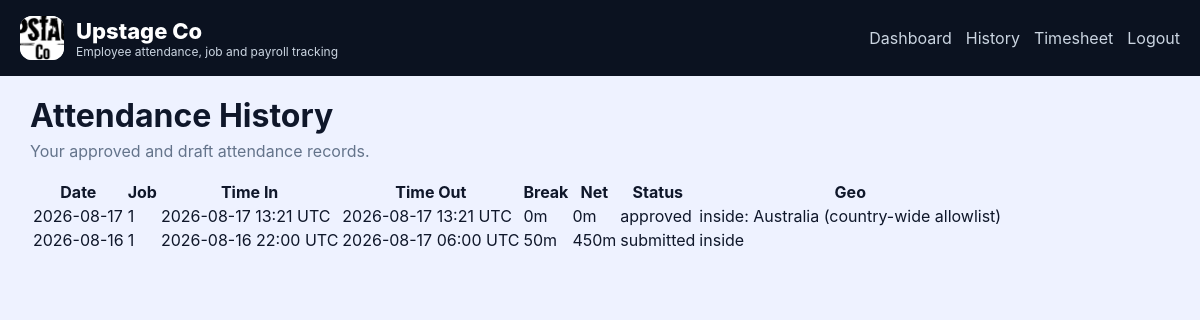
Screenshot of /employee/history (signed in) with the database file from the repository.
### app.py (models this page shows)
class CompanySettings(db.Model):
    id = db.Column(db.Integer, primary_key=True)
    company_name = db.Column(db.String(120), default="Upstage Co")
    logo_path = db.Column(db.String(255), default="branding/upstage-company-logo.jpg")
    primary_color = db.Column(db.String(20), default="#111111")
    secondary_color = db.Column(db.String(20), default="#444444")
    timezone = db.Column(db.String(50), default="Australia/Melbourne")
    work_week = db.Column(db.String(50), default="Mon-Fri")
    standard_daily_hours = db.Column(db.Float, default=8.0)
    required_photo = db.Column(db.Boolean, default=True)
    required_gps = db.Column(db.Boolean, default=True)
    geofence_enabled = db.Column(db.Boolean, default=True)
    strict_geofence = db.Column(db.Boolean, default=False)
    geofence_name = db.Column(db.String(120), default="Upstage Workshop")
    geofence_lat = db.Column(db.Float, default=-37.8136)
    geofence_lng = db.Column(db.Float, default=144.9631)
    geofence_radius_m = db.Column(db.Float, default=200.0)
    late_threshold_minutes = db.Column(db.Integer, default=10)
    overtime_threshold_hours = db.Column(db.Float, default=8.0)
    paid_break_minutes = db.Column(db.Integer, default=20)
    unpaid_break_minutes = db.Column(db.Integer, default=30)
    allow_gallery_upload = db.Column(db.Boolean, default=False)
    retention_days = db.Column(db.Integer, default=365)
    enable_break_photo = db.Column(db.Boolean, default=False)

class Attendance(db.Model):
    id = db.Column(db.Integer, primary_key=True)
    attendance_uuid = db.Column(db.String(36), default=lambda: str(uuid.uuid4()), unique=True)
    user_id = db.Column(db.Integer, db.ForeignKey("user.id"), nullable=False)
    job_id = db.Column(db.Integer, db.ForeignKey("job.id"), nullable=False)
    status = db.Column(db.String(50), default="working")
    date = db.Column(db.Date, default=lambda: datetime.now(timezone.utc).date())
    time_in_at = db.Column(db.DateTime, nullable=False)
    time_out_at = db.Column(db.DateTime, nullable=True)
    time_in_device_at = db.Column(db.DateTime, nullable=True)
    time_out_device_at = db.Column(db.DateTime, nullable=True)
    offline_time_in = db.Column(db.Boolean, default=False)
    offline_time_out = db.Column(db.Boolean, default=False)
    time_in_photo = db.Column(db.String(255), nullable=True)
    time_out_photo = db.Column(db.String(255), nullable=True)
    time_in_lat = db.Column(db.Float, nullable=True)
    time_in_lng = db.Column(db.Float, nullable=True)
    time_out_lat = db.Column(db.Float, nullable=True)
    time_out_lng = db.Column(db.Float, nullable=True)
    time_in_address = db.Column(db.String(255), nullable=True)
    time_out_address = db.Column(db.String(255), nullable=True)
    time_in_device = db.Column(db.String(255), nullable=True)
    time_out_device = db.Column(db.String(255), nullable=True)
    work_summary = db.Column(db.Text, default="")
    notes = db.Column(db.Text, default="")
    final_job_photo = db.Column(db.String(255), nullable=True)
    total_break_minutes = db.Column(db.Integer, default=0)
    paid_break_minutes = db.Column(db.Integer, default=0)
    unpaid_break_minutes = db.Column(db.Integer, default=0)
    net_minutes = db.Column(db.Integer, default=0)
    approval_status = db.Column(db.String(50), default="draft")
    approver_id = db.Column(db.Integer, db.ForeignKey("user.id"), nullable=True)
    approval_note = db.Column(db.Text, default="")
    approved_at = db.Column(db.DateTime, nullable=True)
    geofence_status = db.Column(db.String(30), default="unknown")
    last_synced_at = db.Column(db.DateTime, default=lambda: datetime.now(timezone.utc))
    edited_after_approval = db.Column(db.Boolean, default=False)

### app.py (the view)
@app.route("/employee/history")
@login_required(role="employee")
def employee_history_page():
    user = current_user()
    rows = Attendance.query.filter_by(user_id=user.id).order_by(Attendance.time_in_at.desc()).all()
    return render_template("employee_history.html", rows=rows, serialize=attendance_to_dict)

### app.py (called while the page is built)
def ensure_utc_naive(value):
    if value is None:
        return None
    if value.tzinfo is not None:
        return value.astimezone(timezone.utc).replace(tzinfo=None)
    return value

def dtfmt(value):
    if not value:
        return "-"
    value = ensure_utc_naive(value)
    return value.strftime("%Y-%m-%d %H:%M UTC")

@app.context_processor
def inject_helpers():
    settings = CompanySettings.query.first()
    return {"current_user": current_user, "company_settings": settings}

def current_user():
    uid = session.get("user_id")
    if not uid:
        return None
    return User.query.get(uid)

def login_required(role=None):
    def deco(fn):
        @wraps(fn)
        def wrapped(*args, **kwargs):
            user = current_user()
            if not user:
                return redirect(url_for("login"))
            if role and user.role != role:
                return redirect(url_for("index"))
            return fn(*args, **kwargs)
        return wrapped
    return deco

### templates/employee_history.html
{% extends 'base.html' %}
{% block content %}
<div class="page-title"><h1>Attendance History</h1><p>Your approved and draft attendance records.</p></div>
<div class="table-wrap">
<table>
  <thead><tr><th>Date</th><th>Job</th><th>Time In</th><th>Time Out</th><th>Break</th><th>Net</th><th>Status</th><th>Geo</th></tr></thead>
  <tbody>
    {% for row in rows %}
    <tr>
      <td>{{ row.date }}</td><td>{{ row.job_id }}</td><td>{{ row.time_in_at|dtfmt }}</td><td>{{ row.time_out_at|dtfmt }}</td><td>{{ row.total_break_minutes }}m</td><td>{{ row.net_minutes }}m</td><td>{{ row.approval_status }}</td><td>{{ row.geofence_status }}</td>
    </tr>
    {% endfor %}
  </tbody>
</table>
</div>
{% endblock %}

### templates/base.html (shortened to what this page needs)
<!doctype html>
<html lang="en">
<head>
  <link rel="stylesheet" href="{{ url_for('static', filename='css/styles.css') }}">
</head>
<body>
  <header class="topbar">
    <div>
      <div class="brand-row">
        <img class="brand-logo" src="{{ url_for('static', filename=(company_settings.logo_path if company_settings and company_settings.logo_path else 'branding/upstage-logo.png')) }}" alt="Company logo">
        <div>
          <div class="brand">{{ company_settings.company_name if company_settings else 'Upstage Time' }}</div>
          <div class="subtitle">Employee attendance, job and payroll tracking</div>
        </div>
      </div>
    </div>
    <nav class="navlinks">
      {% if session.get('user_id') %}
        {% if current_user().role == 'employee' %}
          <a href="{{ url_for('employee_dashboard') }}">Dashboard</a>
          <a href="{{ url_for('employee_history_page') }}">History</a>
          <a href="{{ url_for('employee_timesheet_page') }}">Timesheet</a>
        {% endif %}
        <a href="{{ url_for('logout') }}">Logout</a>
      {% endif %}
    </nav>
  </header>
  <main class="container">
    {% block content %}{% endblock %}
  </main>
</body>
</html>

### static/css/styles.css (style rules this page uses)
:root { --bg:#0b1220; --card:#ffffff; --muted:#64748b; --text:#0f172a; --line:#e2e8f0; --primary:#2563eb; --secondary:#0ea5a4; --danger:#dc2626; --surface:#f8fafc; }
* { box-sizing:border-box }
body { margin:0;font-family:Inter,Arial,sans-serif;background:#eef2ff;color:var(--text) }
a { color:var(--primary);text-decoration:none }
h1,h2,h3,p { margin:0 }
img { max-width:100%;display:block }
.topbar { background:var(--bg);color:#fff;padding:16px 20px;display:flex;justify-content:space-between;gap:20px;align-items:center;position:sticky;top:0;z-index:10 }
.brand-row { display:flex;align-items:center;gap:12px }
.brand-logo { width:44px;height:44px;border-radius:12px;object-fit:cover;background:#fff }
.brand { font-size:22px;font-weight:800 }
.subtitle { font-size:12px;color:#cbd5e1 }
.navlinks { display:flex;gap:14px;flex-wrap:wrap }
.navlinks a { color:#cbd5e1 }
.container { max-width:1180px;margin:0 auto;padding:20px }
.page-title { margin-bottom:18px }
.page-title p { color:var(--muted);margin-top:6px }
.table-wrap,.card table { overflow:auto }

### rows the page displays
CompanySettings: logo_path (picture), company_name "Upstage Co"
Attendance: date "2026-08-17", job_id "1", time_in_at|dtfmt "2026-08-17 13:21 UTC", time_out_at|dtfmt "2026-08-17 13:21 UTC", total_break_minutes "0", net_minutes "0", approval_status "approved", geofence_status "inside: Australia (country-wide allowlist)"
Attendance: date "2026-08-16", job_id "1", time_in_at|dtfmt "2026-08-16 22:00 UTC", time_out_at|dtfmt "2026-08-17 06:00 UTC", total_break_minutes "50", net_minutes "450", approval_status "submitted", geofence_status "inside"
